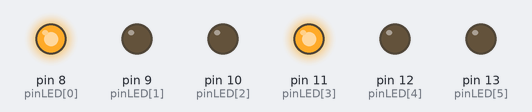
This sketch was run on a simulated Arduino Uno, built with avr-gcc and run on an emulated ATmega328P. Shown: output pins drawn as LEDs (lit = HIGH).

Above: at 1.0 s.
At 2.5 s:
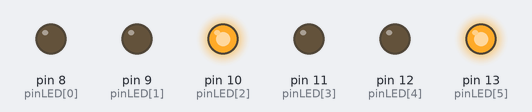
At 4.0 s:
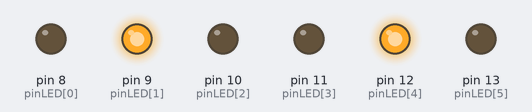
Timing chart, 0 to 6.5 s (numbered marks = the images above):
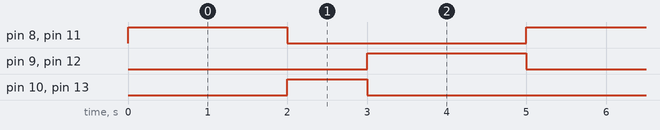

Measured:
- by itself, pin 8 (pinLED[0]), pin 9 (pinLED[1]), pin 11 (pinLED[3]), pin 12 (pinLED[4]): alternates HIGH for 2.0 s and LOW for 3.0 s
- by itself, pin 10 (pinLED[2]), pin 13 (pinLED[5]): alternates HIGH for 1.0 s and LOW for 4.0 s
- by itself, everything shown: repeats every 5.0 s, in 3 steps

The sketch:

Array.ino
```cpp
// Free Ebook Arduino
// www.elangsakti.com
// coder elangsakti
// Inisialisasi Jumlah LED
const int numLED = 6;
int totalloop = 0;
// LED 1,2,3,&4 jadi 1 varibel
// dengaan alamat index 0,1,2,3
const int pinLED[numLED] = {8, 9, 10, 11, 12, 13};
void setup()
{
  // Inisialisasi semua pin LED sebagai OUTPUT
  for (int i = 0; i < numLED; i++)
  {
    pinMode(pinLED[i], OUTPUT);
  }
}
void loop()
{
  // Matikan semua LED
  for (int i = 0; i < numLED; i++)
  {
    // digitalWrite(pinLED[i], LOW);
    if (i % 3 == 0) // merah
    {
      if (totalloop % 5 == 0 || totalloop % 5 == 1)
      {
        digitalWrite(pinLED[i], HIGH);
      }
      else
      {
        digitalWrite(pinLED[i], LOW);
      }
    }
    else if (i % 3 == 1) // hijau
    {
      if (totalloop % 5 == 3 || totalloop % 5 == 4)
      {
        digitalWrite(pinLED[i], HIGH);
      }
      else
      {
        digitalWrite(pinLED[i], LOW);
      }
    }
    else // kuning
    {
      if (totalloop % 5 == 2)
      {
        digitalWrite(pinLED[i], HIGH);
      }
      else
      {
        digitalWrite(pinLED[i], LOW);
      }
    }
  }
  totalloop++;
  delay(1000);

  // Hidupkan semua LED bertahap dg jeda 1 detik
  // for (int i = 0; i < 4; i++)
  // {
  //   if (i % 2 == 0)
  //   {
  //     digitalWrite(pinLED[i], HIGH);
  //   }
  //   else
  //   {
  //     digitalWrite(pinLED[i], LOW);
  //   }
  //   delay(1000);
  // }
}
```
